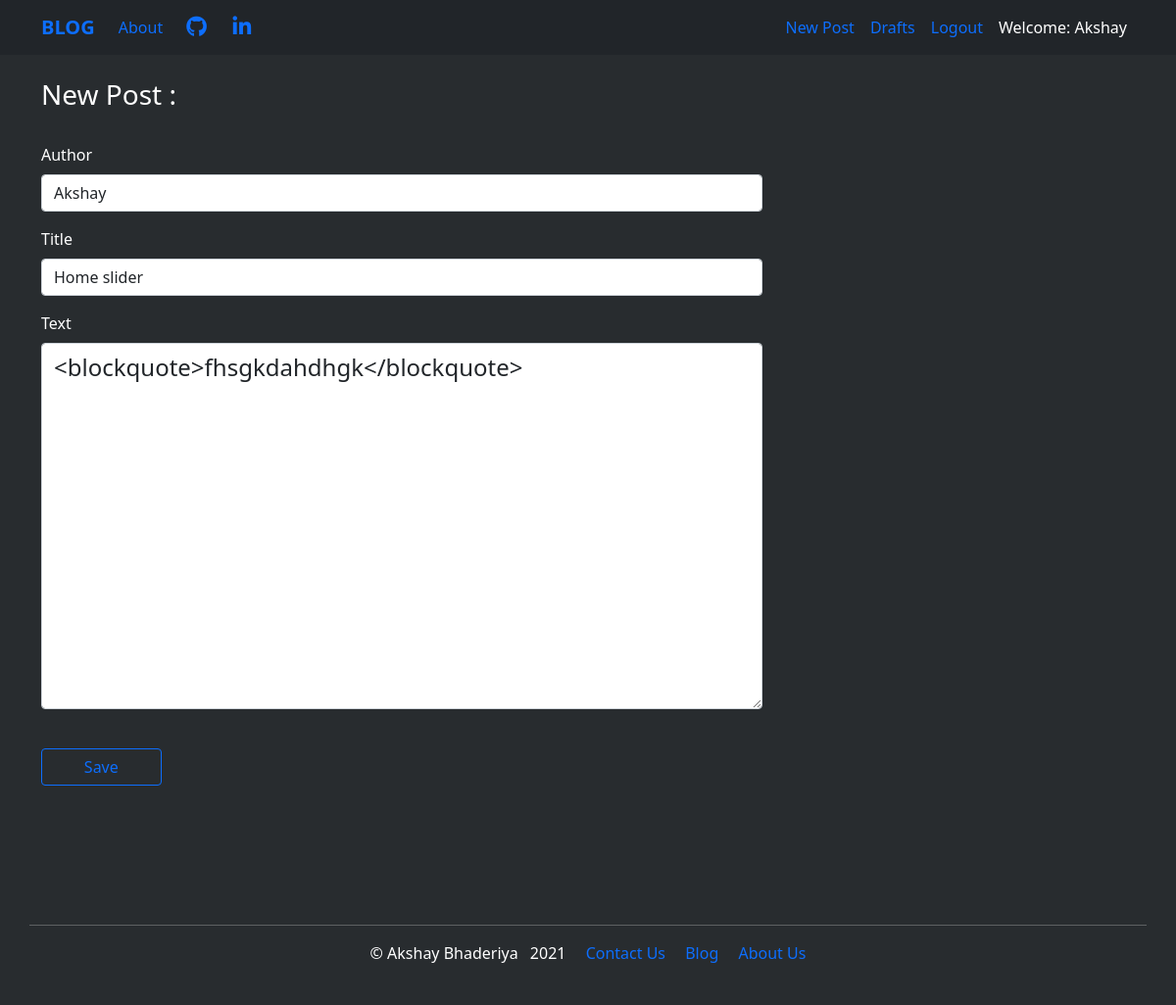
Page /post/18/edit/ (signed in) on the committed database.
### blog_app/models.py (models this page shows, shortened)
class Post(models.Model):
    author = models.ForeignKey('auth.User', on_delete=models.CASCADE)
    title = models.CharField(max_length=200)
    text = models.TextField()
    created_date = models.DateTimeField(default = timezone.now)
    published_date = models.DateTimeField(blank=True, null=True)

### blog_app/views.py (the view)
# urls.py: url(r'^post/(?P<pk>\d+)/edit/$', views.PostUpdateView.as_view(), name='post_edit'),
class PostUpdateView(LoginRequiredMixin, UpdateView):
    login_url = '/login/'
    redirect_field_name = 'blog_app/post_detail.html'
    form_class = PostForm
    model = Post

### blog_app/forms.py
class PostForm(forms.ModelForm):
    class Meta():
        model = Post
        fields = ('author','title','text')
        widgets = {
            'title':forms.TextInput(attrs={'class':'textinputclass'}),
            'text':forms.Textarea(attrs={'class':'editable medium-editor-textarea postcontent'})
        }

### blog_app/templates/blog_app/post_form.html (shortened to what this page needs)
{% extends 'blog_app/base.html' %}
{% load bootstrap4 %}
  {% block content %}<br>
    <h3>New Post : </h3><br>
    <form class="post-form" method="POST">
      {% bootstrap_form form %}
      <br><button type="submit" class='save btn btn-outline-primary col-2'>Save</button>
    </form>
  {% endblock %}

### blog_app/templates/blog_app/base.html (shortened to what this page needs)
<!DOCTYPE html>
{% load static %}
<html lang="en" dir="ltr">
  <head>
    <link href="https://cdn.jsdelivr.net/npm/bootstrap@5.0.0-beta1/dist/css/bootstrap.min.css" rel="stylesheet">
    <link rel="stylesheet" href="https://pro.fontawesome.com/releases/v5.10.0/css/all.css"/>
    <link rel="stylesheet" href="//cdn.jsdelivr.net/npm/medium-editor@latest/dist/css/medium-editor.min.css" type="text/css" media="screen" charset="utf-8">
    <link rel="stylesheet" href="{% static 'css/blog.css' %}">
  </head>
  <body>
    <nav class='navbar navbar-expand-md bg-dark sticky-top'>
      <div class="container">
        <a class='navbar-brand' href="{% url 'post_list' %}"><strong>BLOG</strong></a>
        <ul class='navbar-nav me-auto'>
          <li class='nav-item'><a class='nav-link' href="{% url 'about' %}">About&ensp;</a></li>
          <li class='nav-item'><a class='nav-link' href="https://github.com/Abhaderiya"><i class="fab fa-github fa-lg">&ensp;</i></a></li>
          <li class='nav-item'><a class='nav-link' href="https://www.linkedin.com/in/akshay-bhaderiya-122990b6/"><i class="fab fa-linkedin-in fa-lg"></i></a></li>
        </ul>
        <ul class='navbar-nav navbar-right'>
          {% if user.is_authenticated %}
            <li class='nav-item'><a class='nav-link' href="{% url 'post_new' %}">New Post</a></li>
            <li class='nav-item'><a class='nav-link' href="{% url 'post_draft_list' %}">Drafts</a></li>
            <li class='nav-item'><a class='nav-link' href="{% url 'logout' %}">Logout</a></li>
            <li class='nav-item'><a class='nav-link' style='color:white'>Welcome: {{ user.username }}</a></li>
          {% else %}
            <li class='nav-item'><a class='nav-link' href="{% url 'login' %}">Login</a></li>
          {% endif %}
        </ul>
      </div>
    </nav>
    <div class="content container">
      <div class="row">
        <div class="col-md-8">
          <div class="blog_posts">
            {% block content %}
            {% endblock %}
          </div>
        </div>
      </div>
    </div><br>
    <div class="footer">
      <div class="footer-v1 bg-img">
      	<div class="footer no-margin">
      		<div class="container">
      			<div class="row">
              <hr>
              <div class="container">
                <address>
                  <ul class="list-unstyled link-list">
                    <li>&copy; Akshay Bhaderiya &ensp;{% now "Y" %}&emsp;
                      <a href="#">Contact Us</a>&emsp;
                      <a href="{% url 'post_list' %}">Blog</a>&emsp;
                      <a href="{% url 'about' %}">About Us</a></li>
                  </ul>
                </address>
              </div>
              </div>
      			</div>
      		</div>
      	</div>
      </div>
  </body>
</html>

### blog_app/static/css/blog.css (style rules this page uses)
.postcontent { font-size: 1.5em; }
body { background-color: #282C2F; color: white; min-height: 300px; margin-bottom: 200px; clear: both; }
a { text-decoration: none; }
.footer { position: fixed; left: 0; bottom: 0; background-color: #282C2F; height: 8%; width: 100%; color: white; text-align: center; }

### rows in the picture
Post: author "Akshay", title "Home slider", text "<blockquote>fhsgkdahdhgk</blockquote>"

### other values in the picture
{{ user.username }} "Akshay"
